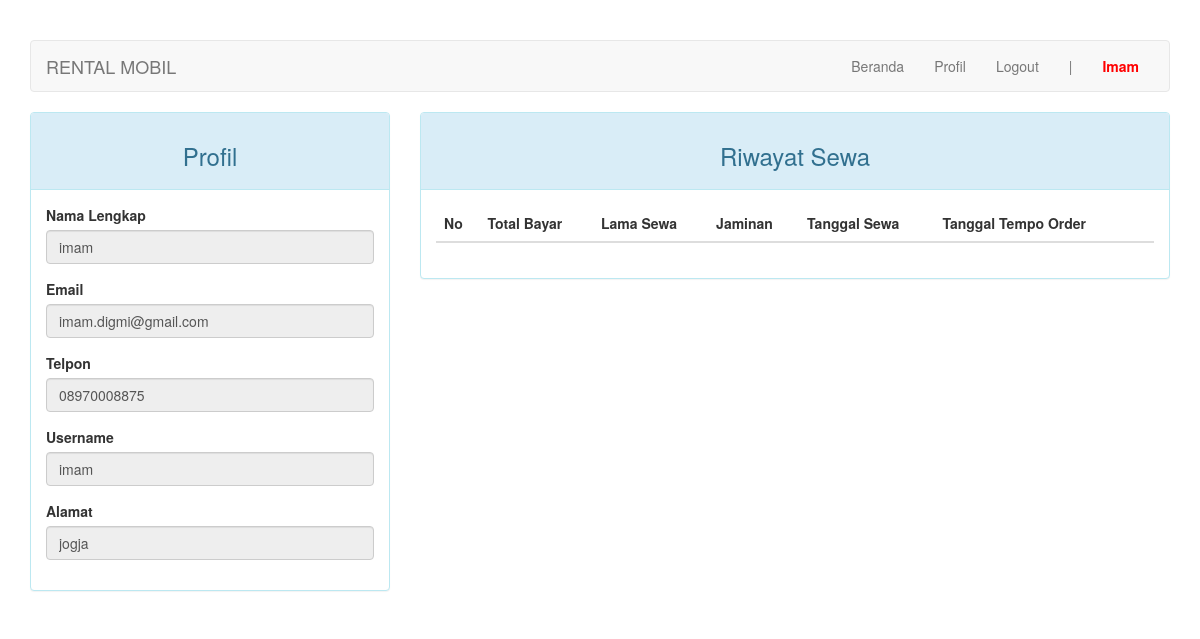
/index.php?page=profil (signed in), run on an earlier commit of the app's database.
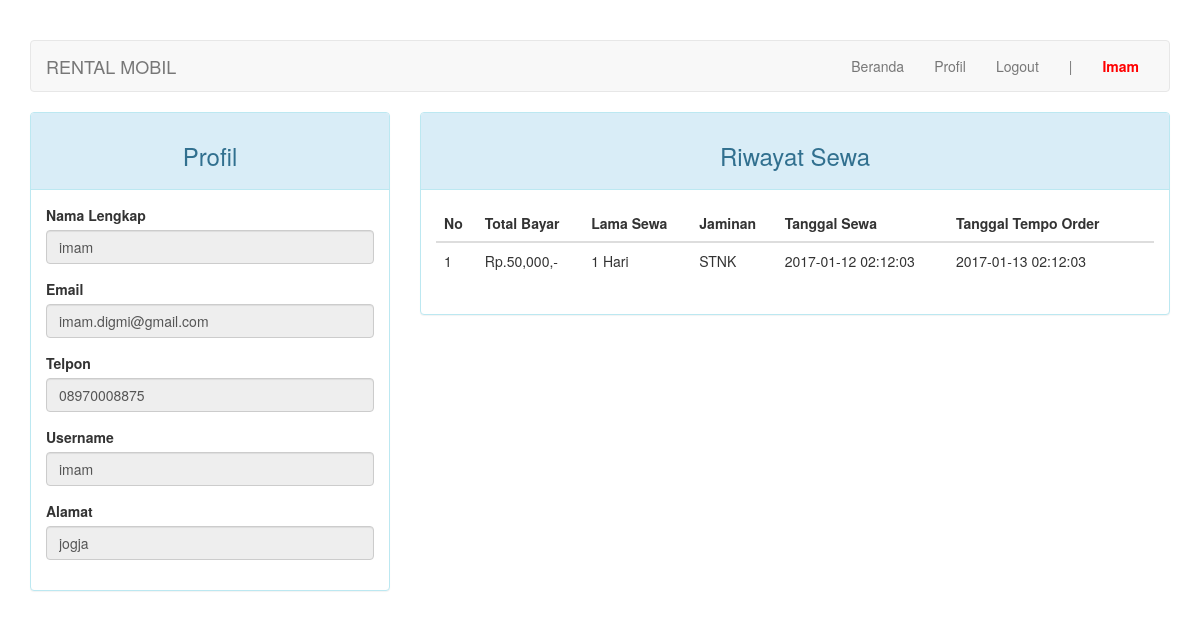
And on a later commit of the database.
### tables this page shows
CREATE TABLE `pelanggan` (
  `id_pelanggan` int(11) NOT NULL,
  `no_ktp` char(16) NOT NULL,
  `nama` varchar(30) NOT NULL,
  `email` varchar(30) NOT NULL,
  `no_telp` char(12) NOT NULL,
  `alamat` varchar(50) DEFAULT NULL,
  `username` varchar(10) NOT NULL,
  `password` varchar(32) NOT NULL
);

CREATE TABLE `transaksi` (
  `id_transaksi` int(11) NOT NULL,
  `id_pelanggan` int(11) NOT NULL,
  `tgl_sewa` datetime NOT NULL,
  `tgl_kembali` datetime DEFAULT NULL,
  `lama` tinyint(1) NOT NULL,
  `total_harga` int(7) NOT NULL,
  `status` enum('0','1') NOT NULL,
  `jaminan` varchar(30) NOT NULL,
  `denda` int(7) DEFAULT NULL,
  `jatuh_tempo` datetime NOT NULL,
  `konfirmasi` enum('0','1') DEFAULT NULL
);

### pelanggan/profil.php (the view, shortened to what this page needs)
<div class="row">
  <div class="col-md-4">
    <div class="panel panel-info">
        <div class="panel-heading"><h3 class="text-center">Profil</h3></div>
        <div class="panel-body">
            <?php if (isset($_SESSION['is_pelanggan'])): ?>
                <?php if ($query = $connection->query("SELECT * FROM pelanggan WHERE id_pelanggan=$_SESSION[id_pelanggan]")): ?>
                    <?php while ($data = $query->fetch_assoc()): ?>
                        <form>
                            <div class="form-group">
                                <label for="nama">Nama Lengkap</label>
                                <input disabled="on" type="text" name="nama" class="form-control" value="<?=$data['nama']?>">
                            </div>
                            <div class="form-group">
                                <label for="email">Email</label>
                                <input disabled="on" type="email" name="email" class="form-control" value="<?=$data['email']?>">
                            </div>
                            <div class="form-group">
                                <label for="no_telp">Telpon</label>
                                <input disabled="on" type="text" name="no_telp" class="form-control" value="<?=$data['no_telp']?>">
                            </div>
                            <div class="form-group">
                                <label for="username">Username</label>
                                <input disabled="on" type="text" name="username" class="form-control" value="<?=$data['username']?>">
                            </div>
                            <div class="form-group">
                                <label for="alamat">Alamat</label>
                                <input disabled="on" type="text" name="alamat" class="form-control" value="<?=$data['alamat']?>">
                            </div>
                        </form>
                    <?php endwhile ?>
                <?php endif ?>
            <?php endif ?>
        </div>
    </div>
  </div>
  <div class="col-md-8">
    <div class="panel panel-info">
      <div class="panel-heading"><h3 class="text-center">Riwayat Sewa</h3></div>
      <div class="panel-body">
        <?php if ($query = $connection->query("SELECT * FROM transaksi WHERE id_pelanggan=$_SESSION[id_pelanggan]")): ?>
            <?php $no = 1; ?>
            <table class="table table-hover">
                <thead>
                    <tr>
                        <th>No</th>
                        <th>Total Bayar</th>
                        <th>Lama Sewa</th>
                        <th>Jaminan</th>
                        <th>Tanggal Sewa</th>
                        <th>Tanggal Tempo Order</th>
                        <th></th>
                    </tr>
                </thead>
                <tbody>
                    <?php while ($data = $query->fetch_assoc()): ?>
                        <tr>
                            <td><?=$no++?></td>
                            <td>Rp.<?=number_format($data['total_harga'])?>,-</td>
                            <td><?=$data['lama']?> Hari</td>
                            <td><?=$data['jaminan']?></td>
                            <td><?=$data['tgl_sewa']?></td>
                            <td><?=$data['jatuh_tempo']?></td>
                            <td>
                            </td>
                        </tr>
                    <?php endwhile ?>
                </tbody>
            </table>
        <?php endif ?>
      </div>
    </div>
  </div>
</div>

What changed in the data, as far as the page shows it:
added transaksi: total_harga "50,000", lama "1", jaminan "STNK", tgl_sewa "2017-01-12 02:12:03", jatuh_tempo "2017-01-13 02:12:03"
